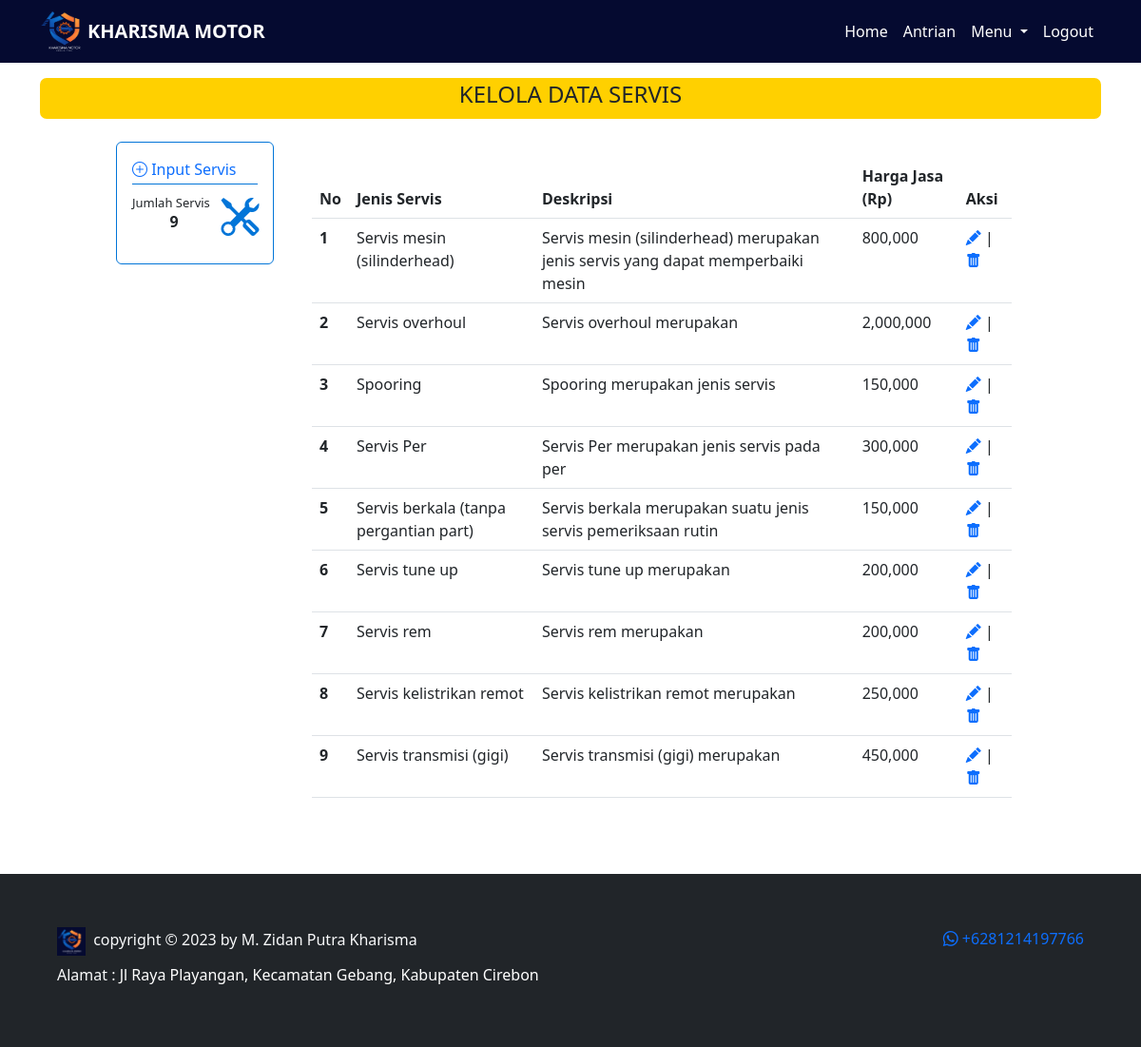
/admin/servis.php, run on an earlier commit of the app's database.
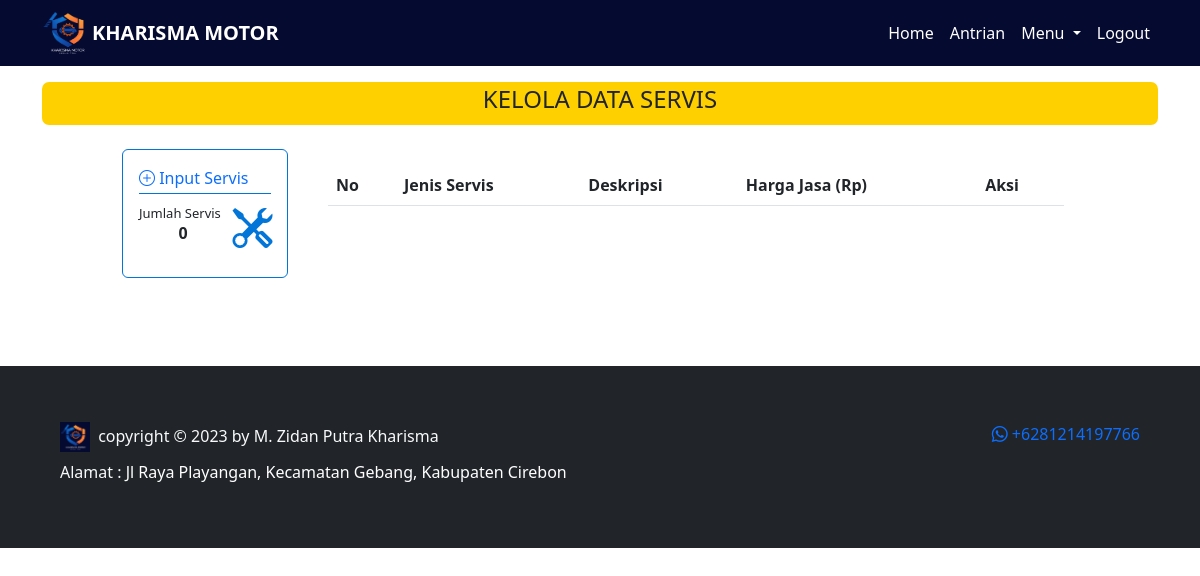
And on a later commit of the database.
### tables this page shows
CREATE TABLE `servis` (
  `idservis` int(11) NOT NULL,
  `jenis_servis` varchar(100) NOT NULL,
  `harga_jasa` bigint(100) NOT NULL,
  `deskripsi` text NOT NULL
);

### controller/function.php (called while the page is built, shortened)
<?php
$conn = mysqli_connect("localhost", "root", "", "kharisma_motor");
function query($query)
{
    global $conn;
    $result = mysqli_query($conn, $query);
    $rows = [];
    while ($row = mysqli_fetch_assoc($result)) {
        $rows[] = $row;
    }
    return $rows;
}
function jumlah_data($data)
{
    global $conn;
    $query = mysqli_query($conn, $data);
    $jumlah_data = mysqli_num_rows($query);
    return $jumlah_data;
}
function enkripsi($teks)
{
    $text = $teks;
    $kunci = 'kharisma_motor';
    $key = hash('sha256', $kunci);
    $pkey = "123";
    $method = "aes-192-cfb1";
    $iv = substr(hash('sha256', $pkey), 0, 16);
    $enkripsi = openssl_encrypt($text, $method, $key, 0, $iv);
    $enkripsi = base64_encode($enkripsi);
    return $enkripsi;
}
?>

### admin/servis.php (the view, shortened to what this page needs)
<?php
$data = query("SELECT * FROM servis");
$jumlah_servis = jumlah_data("SELECT * FROM servis");
?>
<!DOCTYPE html>
<html lang="en">
<head>
    <link rel="stylesheet" href="https://cdn.datatables.net/1.13.4/css/jquery.dataTables.min.css">
    <link href="https://cdn.jsdelivr.net/npm/bootstrap@5.3.0/dist/css/bootstrap.min.css" rel="stylesheet"
>
    <link rel="stylesheet" href="https://cdn.jsdelivr.net/npm/bootstrap-icons@1.10.5/font/bootstrap-icons.css">
    <link rel="stylesheet" href="../style.css">
</head>
<body>
    <?php require_once('../navbar/navbar_admin.php'); ?>
    <div class="container">
        <div class="content py-3">
            <div class="title text-center text-uppercase">
                <h4>KELOLA DATA SERVIS</h4>
            </div>
            <div class="row">
                <div class="col-2 me-3" style="margin-left: 80px;">
                    <div class="card my-4">
                        <div class="card-body">
                            <a href="input_servis.php" class="fw-medium text-decoration-none">
                                <i class="bi bi-plus-circle"></i>
                                <span>Input Servis</span>
                            </a>
                            <hr style="margin-top: 3px;  color: #0275d8; opacity: 1;">
                            <h6 class="card-subtitle">Jumlah Servis</h6>
                            <p class="card-text fw-bold">
                                <?php echo $jumlah_servis; ?>
                            </p>
                            <i class="icon bi bi-tools"></i>
                        </div>
                    </div>
                </div>
                <div class="col-8 mt-4">
                    <table class="table table-hover mt-3" id="example">
                        <thead>
                            <tr class="text-start">
                                <th scope="col">No</th>
                                <th scope="col">Jenis Servis</th>
                                <th scope="col">Deskripsi</th>
                                <th scope="col">Harga Jasa (Rp)</th>
                                <th scope="col">Aksi</th>
                            </tr>
                        </thead>
                        <tbody class="text-start">
                            <?php
                            $i = 1;
                            foreach ($data as $servis):
                                $idservis = enkripsi($servis['idservis']);
                                ?>
                                <tr>
                                    <th>
                                        <?php echo $i; ?>
                                    </th>
                                    <td>
                                        <?php echo $servis['jenis_servis']; ?>
                                    </td>
                                    <td>
                                        <?php echo $servis['deskripsi']; ?>
                                    </td>
                                    <td>
                                        <?php echo number_format($servis['harga_jasa']); ?>
                                    </td>
                                    <td>
                                        <a href="edit_servis.php?id=<?= $idservis; ?>"><i class="bi bi-pencil-fill"></i></a>
                                        |
                                        <a style="text-decoration: none;"
                                            href="../controller/controller_servis.php?idservis=<?= $idservis; ?>"
                                            onclick="return confirm('Apakah anda yakin ingin menghapus data?')"><i
                                                class="bi bi-trash-fill"></i></a>
                                    </td>
                                </tr>
                                <?php
                                $i++;
                            endforeach
                            ?>
                        </tbody>
                    </table>
                </div>
            </div>
        </div>
    </div>
    <?php
    require_once('../footer.php');
    ?>
</body>
</html>

### navbar/navbar_admin.php (shortened to what this page needs)
<nav class="navbar navbar-expand-lg">
    <div class="container">
        <img class="logo" src="../img/KHARISMA MOTOR.png" alt="Logo">
        <a class="navbar-brand fw-bold" href="index.php">KHARISMA MOTOR</a>
        <div class="collapse navbar-collapse" id="navbarSupportedContent">
            <ul class="navbar-nav ms-auto mb-2 mb-lg-0">
                <li class="nav-item">
                    <a class="nav-link" aria-current="page" href="../admin">Home</a>
                </li>
                <li class="nav-item">
                    <a class="nav-link" href="../kelola/antrian.php">Antrian</a>
                </li>
                <li class="nav-item dropdown">
                    <a class="nav-link dropdown-toggle" role="button" data-bs-toggle="dropdown" aria-expanded="false">
                        Menu
                    </a>
                </li>
                <li class="nav-item">
                    <a class="nav-link" href="../logout.php">Logout</a>
                </li>
            </ul>
        </div>
    </div>
</nav>

### footer.php
<footer class="bg-dark p-5 mt-5">
    <div class="container">
        <div class="row">
            <div class="col-md-6 text-md-start text-center pt-2 pb-2">
                <a href="index.php" style="text-decoration: none;">
                    <img src="../img/Logo.png" style="width: 30px">
                </a>
                <span class="text-light ps-1">copyright &copy; 2023 by M. Zidan Putra Kharisma</span>
            </div>
            <div class="col-md-6 text-md-end text-center pt-2 pb-2">
                <a href="https://api.whatsapp.com/send?phone=6281214197766&text=Hallo saya ingin menanyakan sesuatu"
                    target="_blank" style="text-decoration: none;"><i class="bi bi-whatsapp ms-2"></i>
                    +6281214197766</a>
            </div>
            <p class="text-light">Alamat :
                <a href="https://maps.app.goo.gl/hKiYp4xWJxwEM4ar7"
                    style="text-align: justify; text-decoration: none; color: white;" target="_blank">Jl Raya
                    Playangan, Kecamatan
                    Gebang, Kabupaten Cirebon</a>
            </p>
        </div>
    </div>
</footer>

### style.css (style rules this page uses)
body { background: white; }
.navbar { background: #050a30; }
.container .logo { width: 50px; }
.container .navbar-brand, .container .navbar-nav li a { color: white; }
.container .title { border: solid rgb(255, 208, 0); border-radius: 7px; background: rgb(255, 208, 0); }
.container .card { border: 0.7px solid#0275d8; }
.container .card .card-subtitle { font-size: 13px; }
.container .card .card-text { margin-left: 30%; }
.container .card .icon { font-size: 40px; position: absolute; margin-top: -63px; margin-left: 57%; color: #0275d8; }

What changed in the data, as far as the page shows it:
removed servis: jenis_servis "Servis mesin (silinderhead)", deskripsi "Servis mesin (silinderhead) merupakan jenis servis yang dapat memperbaiki mesin", harga_jasa "800,000"
removed servis: jenis_servis "Servis overhoul", deskripsi "Servis overhoul merupakan", harga_jasa "2,000,000"
removed servis: jenis_servis "Spooring", deskripsi "Spooring merupakan jenis servis", harga_jasa "150,000"
removed servis: jenis_servis "Servis Per", deskripsi "Servis Per merupakan jenis servis pada per", harga_jasa "300,000"
removed servis: jenis_servis "Servis berkala (tanpa pergantian part)", deskripsi "Servis berkala merupakan suatu jenis servis pemeriksaan rutin", harga_jasa "150,000"
removed servis: jenis_servis "Servis tune up", deskripsi "Servis tune up merupakan", harga_jasa "200,000"
removed servis: jenis_servis "Servis rem", deskripsi "Servis rem merupakan", harga_jasa "200,000"
removed servis: jenis_servis "Servis kelistrikan remot", deskripsi "Servis kelistrikan remot merupakan", harga_jasa "250,000"
removed servis: jenis_servis "Servis transmisi (gigi)", deskripsi "Servis transmisi (gigi) merupakan", harga_jasa "450,000"
Also different on the page:
$jumlah_servis: "9" → "0"
